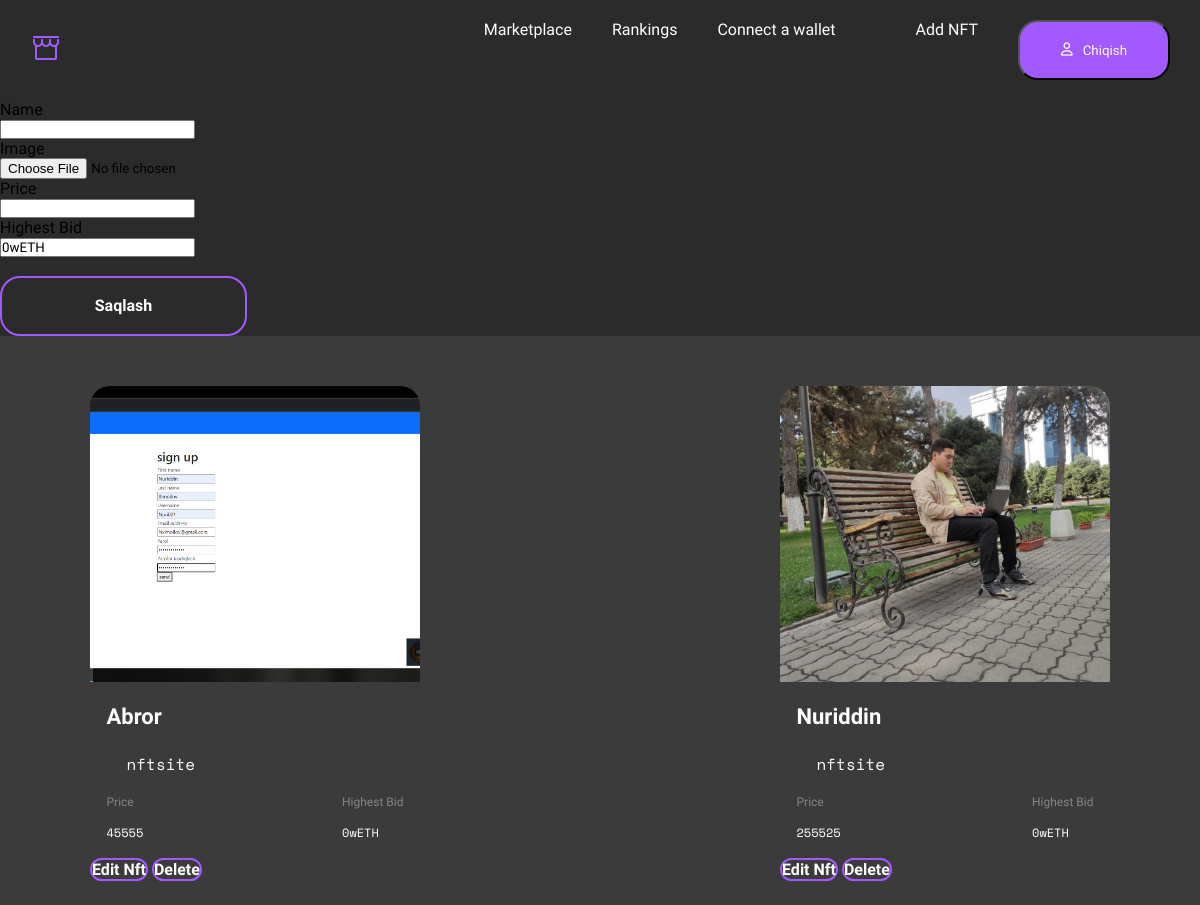
Page /addnft/1 (signed in) on the committed database.
### home/models.py (models this page shows, shortened)
class AddNftModel(models.Model):
    user = models.ForeignKey(UserModel, on_delete=models.CASCADE, null=True)
    name = models.CharField(max_length=100)
    image = models.ImageField(upload_to='image/', default='defult_img', null=True ,blank=True)
    price = models.CharField(max_length=50)
    Highest_Bid = models.CharField(max_length=50, default='0wETH')

### home/views.py (the view, shortened to what this page needs)
# urls.py: path('addnft/<int:addid>',AddNFTView, name='addnft'),
def AddNFTView(request,addid):
    profile_id = UserModel.objects.get(id=addid)
    form = AddNFTform()
    nft = AddNftModel.objects.filter(user_id=addid)
    useredit = UserModel.objects.all()
    ctx ={
        'form':form,
        'nft':nft,
        'useredit':useredit,
    }
    return render(request, 'addnft.html',ctx)

### home/form.py
class AddNFTform(forms.ModelForm):
    class Meta:
        model = AddNftModel
        fields = '__all__'
        exclude = ['user']

### template/addnft.html (shortened to what this page needs)
{% extends 'navbar.html' %}
{% block content %}
        <form  action="{% url 'addnft' user.id %}" method="POST" enctype="multipart/form-data">
            {% for f in form %}
            <div class="col-md-6">
                <p>{{f.label}}</p>
                <div class="mt-3">{{f}}</div>
            </div>
            {% endfor %}
            <br>
            <button class="btn btn-primary">Saqlash</button>
        </form>
                <div class="container_fluid">
                    <div class="container">
                        <div class="artist_card_box">
                            {% for nfts in nft  %}
                            <div class="discover_card">
                                <div class="descover_card_image_box">
                                    <img src="{{nfts.image.url}}" alt="">
                                </div>
                                <div class="descover_card_body">
                                    <p class="categories_card_body_text">{{nfts.name}}</p>
                                    <div class="discover_card_profile">
                                        <p>{{user}}</p>
                                    </div>
                                </div>
                                <div class="descover_card_footer">
                                    <div class="discover_footer">
                                        <p class="footer_left_title">Price</p>
                                        <p class="footer_left_text">{{nfts.price}}</p>
                                    </div>
                                    <div class="discover_footer">
                                        <p class="footer_left_title">Highest Bid</p>
                                        <p class="footer_left_text">{{nfts.Highest_Bid}}</p>
                                    </div>
                                </div>
                                <a class="btn btn-primary" href="{% url 'eddnft' nfts.id %}">Edit Nft</a>
                                <a class="btn btn-primary" href="{% url 'delnft' nfts.id %}">Delete</a>
                            </div>
                            {% endfor %}
                        </div>
                    </div>
                </div>
{% endblock %}

### static/style.css (style rules this page uses)
* { margin: 0; padding: 0; box-sizing: border-box; font-family: 'Work Sans', sans-serif; list-style-type: none; text-decoration: none; }
body { background: #2B2B2B; }
:root { --oq: #FFFFFF; --text: 22px; --title: 38px; --bg: #A259FF; }
.container { width: 85%; margin: 0 auto; height: auto; }
.btn { width: 247px; height: 60px; border-radius: 20px; border: 2px solid var(--bg); background-color: transparent; font-weight: 600; font-size: 16px; line-height: 22px; color: var(--oq); transition: .2s ease-in-out; }
.categories_card_body_text { font-weight: 600px; font-size: 22px; line-height: 30px; color: var(--oq); width: 90%; margin: 20px auto; }
.discover_card { width: 330px; height: 469px; background-color: #3B3B3B; border-radius: 20px; }
.descover_card_image_box { width: 100%; height: 296px; overflow: hidden; border-top-right-radius: 20px; border-top-left-radius: 20px; }
.descover_card_image_box img { width: 100%; height: 100%; object-fit: cover; overflow: hidden; transition: .2s ease-in-out; }
.discover_card_profile { width: 90%; margin: 0 auto; display: flex; align-items: center; column-gap: 20px; height: 24px; }
.discover_card_profile p { color: var(--oq); font-family: 'Space Mono', monospace; font-weight: 400; font-style: 16px; line-height: 22px; }
.descover_card_footer { width: 90%; margin: 20px auto; height: 43px; display: flex; justify-content: space-between; }
.discover_footer { height: 100%; display: grid; align-content: space-between; }
.footer_left_title { color: #858584; font-weight: 400; font-size: 12px; line-height: 13px; }
.footer_left_text { color: var(--oq); font-weight: 400; font-size: 12px; line-height: 13px; font-family: 'Space Mono', monospace; }
@media screen and (min-width: 577px) { .btn { position: absolute; width: 100%; height: 60px; border-radius: 20px; border: 2px solid var(--bg); background-color: transparent; font-weight: 600; font-size: 16px; line-height: 22px; color: var(--oq); transition: .2s ease-in-out; bottom: 12px; left: 50%; transform: translateX(-50%); } }
@media screen and (min-width: 577px) { .categories_card_body_text { font-size: 16px; } }
@media screen and (min-width: 577px) { .discover_card { width: 100%; height: 469px; background-color: #3B3B3B; border-radius: 20px; } }
@media screen and (min-width: 768px) { .btn { position: static; width: 178px; height: 60px; border-radius: 20px; border: 2px solid var(--bg); background-color: transparent; font-weight: 600; font-size: 16px; line-height: 22px; color: var(--oq); transition: .2s ease-in-out; transform: translateX(0%); } }
@media screen and (min-width: 768px) { .categories_card_body_text { font-size: 16px; } }
@media screen and (min-width: 768px) { .discover_card { width: 330px; height: 469px; background-color: #3B3B3B; border-radius: 20px; } }
@media screen and (min-width: 1200px) { .btn { position: static; width: 247px; height: 60px; border-radius: 20px; border: 2px solid var(--bg); background-color: transparent; font-weight: 600; font-size: 16px; line-height: 22px; color: var(--oq); transition: .2s ease-in-out; transform: translateX(0%); } }
@media screen and (min-width: 1200px) { .categories_card_body_text { font-size: 22px; font-weight: 600; line-height: 30px; } }
@media screen and (min-width: 1200px) { .discover_card { width: 330px; height: 469px; background-color: #3B3B3B; border-radius: 20px; } }

### static/artist.css (style rules this page uses)
.container_fluid { width: 100%; height: auto; padding: 50px 0; background-color: #3B3B3B; }
.artist_card_box { width: 100%; height: auto; display: flex; justify-content: space-between; row-gap: 20px; flex-wrap: wrap; }

### rows in the picture
AddNftModel: image (picture), name "Abror", price "45555", Highest_Bid "0wETH"
AddNftModel: image (picture), name "Nuriddin", price "255525", Highest_Bid "0wETH"

### other values in the picture
{{ f.label }} "Name" "Image" "Price" "Highest Bid"
{{ user }} "nftsite"
